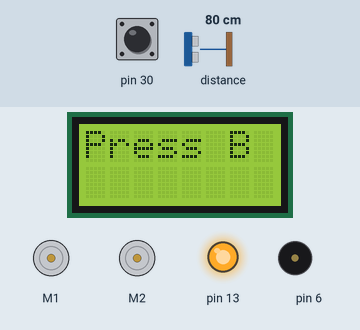
Recording of a sketch running on a simulated Arduino Leonardo, built with avr-gcc and run on an emulated ATmega32U4. Shown: 8×2 character LCD, 2 × DC motor (green arrow = forward, orange = backward, longer = faster), output pins drawn as LEDs (lit = HIGH), buzzer (waves = sounding). The test bench sets the inputs (shaded band); at power-on: pin 30 HIGH, distance to the obstacle 80 cm. Random numbers use the default seed unless the sketch sets one.

Above: at 0.8 s.
0.9 s: pin 30 pulled LOW for 0.15 s
1.6 s: distance to the obstacle set to 50 cm
At 2.1 s:
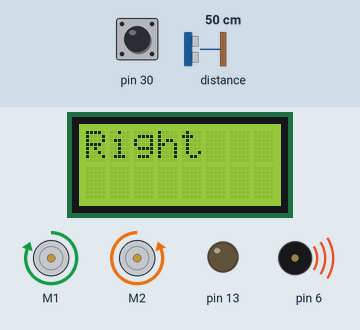
At 3.9 s:
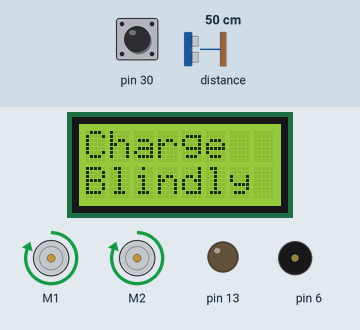
4.6 s: distance to the obstacle set to 42 cm
Timing chart, 0 to 7.6 s (numbered marks = the images above; inputs shaded):
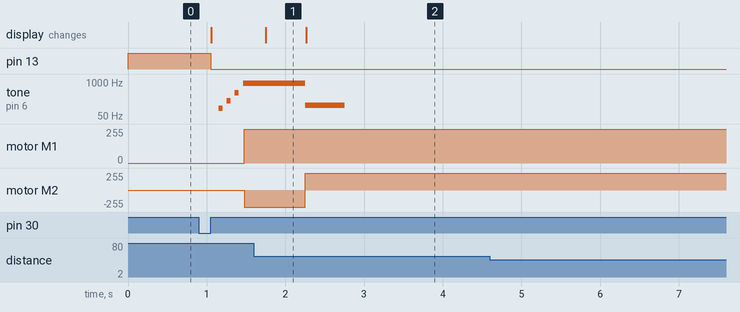

The sketch:

robot-war-2022c.ino
```cpp
/** This example uses the Zumo's line sensors to detect the black
border around a sumo ring.  When the border is detected, it
backs up and turns. */

#include <Wire.h>
#include <Zumo32U4.h>

// This might need to be tuned for different lighting conditions,
// surfaces, etc.
#define QTR_THRESHOLD         250  // microseconds, default 400
#define SEARCH_TIME_THRESHOLD 1000 // milliseconds before giving up and going for a new location

// These might need to be tuned for different motor types.
#define REVERSE_SPEED     400  // 0 is stopped, 400 is full speed
#define TURN_SPEED        200
#define FORWARD_SPEED     400
#define FULL_SPEED        400
#define REVERSE_DURATION  500  // ms
#define TURN_DURATION     400  // ms

Zumo32U4LCD lcd;
Zumo32U4ButtonB buttonB;
Zumo32U4Buzzer buzzer;
Zumo32U4Motors motors;
Zumo32U4LineSensors lineSensors;
Zumo32U4ProximitySensors proxSensors;

#define NUM_SENSORS 3
unsigned int lineSensorValues[NUM_SENSORS];

// A sensors reading must be greater than or equal to this
// threshold in order for the program to consider that sensor as
// seeing an object.
const uint8_t sensorThreshold = 2;
const uint8_t chargeSensorThreshold = 5;

// The maximum speed to drive the motors while turning.  400 is
// full speed.
const uint16_t turnSpeedMax = 400;

// The minimum speed to drive the motors while turning.  400 is
// full speed.
const uint16_t turnSpeedMin = 100;

// The amount to decrease the motor speed by during each cycle
// when an object is seen.
const uint16_t deceleration = 10;

// The amount to increase the speed by during each cycle when an
// object is not seen.
const uint16_t acceleration = 10;

#define LEFT 0
#define RIGHT 1

// Stores the last indication from the sensors about what
// direction to turn to face the object.  When no object is seen,
// this variable helps us make a good guess about which direction
// to turn.
bool senseDir = RIGHT;

// True if the robot is turning left (counter-clockwise).
bool turningLeft = false;

// True if the robot is turning right (clockwise).
bool turningRight = false;

// If the robot is turning, this is the speed it will use.
uint16_t turnSpeed = turnSpeedMax;

// The time, in milliseconds, when an object was last seen.
uint16_t lastTimeObjectSeen = 0;

// The time, in milliseconds, we have been searching for an object
uint16_t searchTime = 0;

// Are we charging?
bool isCharging = false;

String line1 = "";
String line2 = "";

void waitForButtonAndCountDown()
{
  ledYellow(1);
  lcd.clear();
  lcd.print(F("Press B"));

  buttonB.waitForButton();

  ledYellow(0);
  lcd.clear();

  // Play audible countdown.
  for (int i = 0; i < 3; i++)
  {
    delay(100);
    buzzer.playNote(NOTE_G(2+i), 50, 15);
  }
  delay(100);
  buzzer.playNote(NOTE_G(5), 100, 15);
}

void turnRight()
{
  motors.setSpeeds(turnSpeed, -turnSpeed);
  turningLeft = false;
  turningRight = true;
  line1 = "Right";
}

void turnLeft()
{
  motors.setSpeeds(-turnSpeed, turnSpeed);
  turningLeft = true;
  turningRight = false;
  line1 = "Left";
}

void stop()
{
  motors.setSpeeds(0, 0);
  turningLeft = false;
  turningRight = false;
  line1 = "Stop";
}

void forward()
{
  motors.setSpeeds(FORWARD_SPEED, FORWARD_SPEED);
  turningLeft = false;
  turningRight = false;
  line1 = "Forward";
}

void charge() {
  charge(false);
}

void charge(bool blindly)
{
  motors.setSpeeds(FULL_SPEED, FULL_SPEED);
  turningLeft = false;
  turningRight = false;
  isCharging = true;
  line1 = "Charge";
  if (blindly) {
    buzzer.playNote(NOTE_C(3), 500, 15);
    line2 = "Blindly";
  } else {
    buzzer.playNote(NOTE_G(4), 500, 15);
  }
}

void setup()
{
  proxSensors.initFrontSensor();
  lineSensors.initThreeSensors();

  waitForButtonAndCountDown();
}

void loop()
{
  // Read the front proximity sensor and gets its left value (the
  // amount of reflectance detected while using the left LEDs)
  // and right value.
  proxSensors.read();
  uint8_t leftValue = proxSensors.countsFrontWithLeftLeds();
  uint8_t rightValue = proxSensors.countsFrontWithRightLeds();

  // Determine if an object is visible or not.
  bool objectSeen = leftValue >= sensorThreshold || rightValue >= sensorThreshold;

  lineSensors.read(lineSensorValues);

  if (lineSensorValues[0] > QTR_THRESHOLD) //flip aligator sign if you want to detect white edges on a black board instead of black border on a white board.
  {
    // If leftmost sensor detects line, reverse and turn to the
    // right.
    motors.setSpeeds(-REVERSE_SPEED, -REVERSE_SPEED);
    delay(REVERSE_DURATION);
    motors.setSpeeds(TURN_SPEED, -TURN_SPEED);
    delay(TURN_DURATION);
    motors.setSpeeds(FORWARD_SPEED, FORWARD_SPEED);
    isCharging = false;
    searchTime = 0;
    senseDir = random(2) == 1 ? RIGHT : LEFT;
  }
  else if (lineSensorValues[NUM_SENSORS - 1] > QTR_THRESHOLD) //flip alligator sign if you want to detect white edges on a black board instead of black border on a white board.
  {
    // If rightmost sensor detects line, reverse and turn to the
    // left.
    motors.setSpeeds(-REVERSE_SPEED, -REVERSE_SPEED);
    delay(REVERSE_DURATION);
    motors.setSpeeds(-TURN_SPEED, TURN_SPEED);
    delay(TURN_DURATION);
    motors.setSpeeds(FORWARD_SPEED, FORWARD_SPEED);
    isCharging = false;
    searchTime = 0;
    senseDir = random(2) == 1 ? RIGHT : LEFT;
  }
  else
  {
    if (!isCharging) {
      if (objectSeen)
      {
        // An object is visible, so we will start decelerating in
        // order to help the robot find the object without
        // overshooting or oscillating.
        turnSpeed -= deceleration;
      }
      else
      {
        // An object is not visible, so we will accelerate in order
        // to help find the object sooner.
        turnSpeed += acceleration;
      }

      // Constrain the turn speed so it is between turnSpeedMin and
      // turnSpeedMax.
      turnSpeed = constrain(turnSpeed, turnSpeedMin, turnSpeedMax);

      if (objectSeen)
      {
        // An object seen.
        ledYellow(1);

        lastTimeObjectSeen = millis();

        bool lastTurnRight = turnRight;

        if (leftValue < rightValue)
        {
          // The right value is greater, so the object is probably
          // closer to the robot's right LEDs, which means the robot
          // is not facing it directly.  Turn to the right to try to
          // make it more even.
          turnRight();
          senseDir = RIGHT;
        }
        else if (leftValue > rightValue)
        {
          // The left value is greater, so turn to the left.
          turnLeft();
          senseDir = LEFT;
        }
        else
        {
          // The values are equal
          if (leftValue >= chargeSensorThreshold) {
            charge();
          } else {
            forward();
          }
        }
      }
      else if (searchTime != 0 && (millis() - searchTime) > (SEARCH_TIME_THRESHOLD + random(-250, 250))) {
        charge(true);
      }
      else
      {
        // No object is seen, so just keep turning in a circle
        if (searchTime == 0) {
          searchTime = millis();
        }
        ledYellow(0);
        buzzer.playNote(NOTE_A(5), 100, 15);
        turnRight();
      }
    }

  }

  lcd.clear();
  lcd.gotoXY(0, 0);
  lcd.print(line1);
  lcd.gotoXY(0, 1);
  lcd.print(line2);
}
```

Measured:
- after the input at 0.9 s, pin 13: HIGH → LOW after 0.15 s; tone on pin 6: plays 97 Hz for 0.05 s, 195 Hz for 0.05 s, 391 Hz for 0.05 s, 880 Hz for 0.14 s, starting after 0.26 s; motor M1: stopped → forward 255/255 after 0.58 s; motor M2: stopped → backward 255/255 after 0.58 s
- after the input at 4.6 s, every drawn part: stays the same
- what the display in image 1 shows lasts 0.6 s, from 1.7 s to 2.3 s
